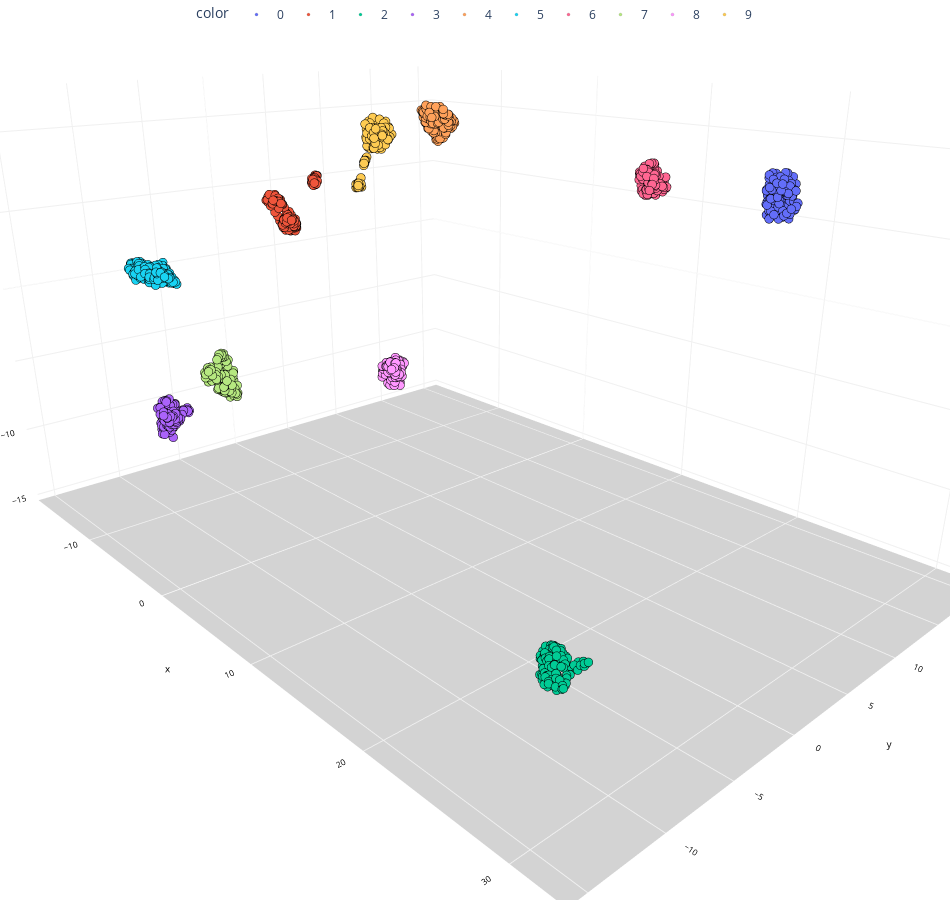

Notebook source saved alongside this figure:
### Markdown cell above
##### Plot training results

### Code cell
graph=chart(X_train_res, y_train)

### Figure 1 — Plotly figure (JSON) as saved in the notebook; plotly's stock layout.template omitted (floating-point values rounded to 4 significant figures; data arrays with more than 128 entries replaced by an {"elided": "..."} marker saying what was removed)
{"data": [{"hovertemplate": "color=0<br>x=%{x}<br>y=%{y}<br>z=%{z}<extra></extra>", "legendgroup": "0", "marker": {"color": "#636efa", "line": {"color": "black", "width": 0.1}, "size": 3, "symbol": "circle"}, "mode": "markers", "name": "0", "scene": "scene", "showlegend": true, "type": "scatter3d", "x": {"elided": "135 float values"}, "y": {"elided": "135 float values"}, "z": {"elided": "135 float values"}}, {"hovertemplate": "color=1<br>x=%{x}<br>y=%{y}<br>z=%{z}<extra></extra>", "legendgroup": "1", "marker": {"color": "#EF553B", "line": {"color": "black", "width": 0.1}, "size": 3, "symbol": "circle"}, "mode": "markers", "name": "1", "scene": "scene", "showlegend": true, "type": "scatter3d", "x": {"elided": "136 float values"}, "y": {"elided": "136 float values"}, "z": {"elided": "136 float values"}}, {"hovertemplate": "color=2<br>x=%{x}<br>y=%{y}<br>z=%{z}<extra></extra>", "legendgroup": "2", "marker": {"color": "#00cc96", "line": {"color": "black", "width": 0.1}, "size": 3, "symbol": "circle"}, "mode": "markers", "name": "2", "scene": "scene", "showlegend": true, "type": "scatter3d", "x": {"elided": "134 float values"}, "y": {"elided": "134 float values"}, "z": {"elided": "134 float values"}}, {"hovertemplate": "color=3<br>x=%{x}<br>y=%{y}<br>z=%{z}<extra></extra>", "legendgroup": "3", "marker": {"color": "#ab63fa", "line": {"color": "black", "width": 0.1}, "size": 3, "symbol": "circle"}, "mode": "markers", "name": "3", "scene": "scene", "showlegend": true, "type": "scatter3d", "x": {"elided": "136 float values"}, "y": {"elided": "136 float values"}, "z": {"elided": "136 float values"}}, {"hovertemplate": "color=4<br>x=%{x}<br>y=%{y}<br>z=%{z}<extra></extra>", "legendgroup": "4", "marker": {"color": "#FFA15A", "line": {"color": "black", "width": 0.1}, "size": 3, "symbol": "circle"}, "mode": "markers", "name": "4", "scene": "scene", "showlegend": true, "type": "scatter3d", "x": {"elided": "133 float values"}, "y": {"elided": "133 float values"}, "z": {"elided": "133 float values"}}, {"hovertemplate": "color=5<br>x=%{x}<br>y=%{y}<br>z=%{z}<extra></extra>", "legendgroup": "5", "marker": {"color": "#19d3f3", "line": {"color": "black", "width": 0.1}, "size": 3, "symbol": "circle"}, "mode": "markers", "name": "5", "scene": "scene", "showlegend": true, "type": "scatter3d", "x": {"elided": "137 float values"}, "y": {"elided": "137 float values"}, "z": {"elided": "137 float values"}}, {"hovertemplate": "color=6<br>x=%{x}<br>y=%{y}<br>z=%{z}<extra></extra>", "legendgroup": "6", "marker": {"color": "#FF6692", "line": {"color": "black", "width": 0.1}, "size": 3, "symbol": "circle"}, "mode": "markers", "name": "6", "scene": "scene", "showlegend": true, "type": "scatter3d", "x": {"elided": "134 float values"}, "y": {"elided": "134 float values"}, "z": {"elided": "134 float values"}}, {"hovertemplate": "color=7<br>x=%{x}<br>y=%{y}<br>z=%{z}<extra></extra>", "legendgroup": "7", "marker": {"color": "#B6E880", "line": {"color": "black", "width": 0.1}, "size": 3, "symbol": "circle"}, "mode": "markers", "name": "7", "scene": "scene", "showlegend": true, "type": "scatter3d", "x": {"elided": "134 float values"}, "y": {"elided": "134 float values"}, "z": {"elided": "134 float values"}}, {"hovertemplate": "color=8<br>x=%{x}<br>y=%{y}<br>z=%{z}<extra></extra>", "legendgroup": "8", "marker": {"color": "#FF97FF", "line": {"color": "black", "width": 0.1}, "size": 3, "symbol": "circle"}, "mode": "markers", "name": "8", "scene": "scene", "showlegend": true, "type": "scatter3d", "x": {"elided": "133 float values"}, "y": {"elided": "133 float values"}, "z": {"elided": "133 float values"}}, {"hovertemplate": "color=9<br>x=%{x}<br>y=%{y}<br>z=%{z}<extra></extra>", "legendgroup": "9", "marker": {"color": "#FECB52", "line": {"color": "black", "width": 0.1}, "size": 3, "symbol": "circle"}, "mode": "markers", "name": "9", "scene": "scene", "showlegend": true, "type": "scatter3d", "x": {"elided": "135 float values"}, "y": {"elided": "135 float values"}, "z": {"elided": "135 float values"}}], "layout": {"height": 900, "legend": {"orientation": "h", "title": {"text": "color"}, "tracegroupgap": 0, "x": 0.5, "xanchor": "center", "y": 1, "yanchor": "top"}, "margin": {"b": 0, "l": 0, "r": 0, "t": 0}, "scene": {"camera": {"center": {"x": 0, "y": 0, "z": -0.2}, "eye": {"x": 1.25, "y": -1.15, "z": 0.5}, "up": {"x": 0, "y": 0, "z": 1}}, "domain": {"x": [0, 1], "y": [0, 1]}, "xaxis": {"backgroundcolor": "white", "color": "black", "gridcolor": "#f0f0f0", "tickfont": {"size": 10}, "title": {"font": {"size": 10}, "text": "x"}}, "yaxis": {"backgroundcolor": "white", "color": "black", "gridcolor": "#f0f0f0", "tickfont": {"size": 10}, "title": {"font": {"size": 10}, "text": "y"}}, "zaxis": {"backgroundcolor": "lightgrey", "color": "black", "gridcolor": "#f0f0f0", "tickfont": {"size": 10}, "title": {"font": {"size": 10}, "text": "z"}}}, "showlegend": true, "title": {"text": "UMAP"}, "width": 950}}
